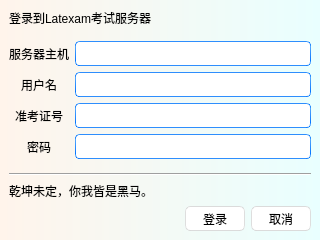
<?xml version="1.0" encoding="UTF-8"?>
<ui version="4.0">
 <class>LoginWindow</class>
 <widget class="QMainWindow" name="LoginWindow">
  <property name="geometry">
   <rect>
    <x>0</x>
    <y>0</y>
    <width>320</width>
    <height>240</height>
   </rect>
  </property>
  <property name="minimumSize">
   <size>
    <width>320</width>
    <height>240</height>
   </size>
  </property>
  <property name="windowTitle">
   <string>Latexam - 加入考试</string>
  </property>
  <property name="windowIcon">
   <iconset>
    <normalon>:/latexam/Latexam.ico</normalon>
   </iconset>
  </property>
  <property name="styleSheet">
   <string notr="true">/*
Aqua Style Sheet for QT Applications
Author: Jaime A. Quiroga P.
Company: GTRONICK
Last updated: 22/01/2019, 07:55.
Available at: https://github.com/GTRONICK/QSS/blob/master/Aqua.qss
*/
QMainWindow {
	background-color: qlineargradient(spread:pad, x1:0, y1:0, x2:1, y2:0, stop:0 rgba(255, 244, 235, 255), stop:1 rgba(233, 255, 255, 255));
}
QTextEdit {
	border-width: 1px;
	border-style: solid;
	border-color: qlineargradient(spread:pad, x1:0.5, y1:1, x2:0.5, y2:0, stop:0 rgba(0, 113, 255, 255), stop:1 rgba(91, 171, 252, 255));
}
QPlainTextEdit {
	border-width: 1px;
	border-style: solid;
	border-color: qlineargradient(spread:pad, x1:0.5, y1:1, x2:0.5, y2:0, stop:0 rgba(0, 113, 255, 255), stop:1 rgba(91, 171, 252, 255));
}
QToolButton {
	border-style: solid;
	border-top-color: qlineargradient(spread:pad, x1:0.5, y1:1, x2:0.5, y2:0, stop:0 rgb(215, 215, 215), stop:1 rgb(222, 222, 222));
	border-right-color: qlineargradient(spread:pad, x1:0, y1:0.5, x2:1, y2:0.5, stop:0 rgb(217, 217, 217), stop:1 rgb(227, 227, 227));
	border-left-color: qlineargradient(spread:pad, x1:0, y1:0.5, x2:1, y2:0.5, stop:0 rgb(227, 227, 227), stop:1 rgb(217, 217, 217));
	border-bottom-color: qlineargradient(spread:pad, x1:0.5, y1:1, x2:0.5, y2:0, stop:0 rgb(215, 215, 215), stop:1 rgb(222, 222, 222));
	border-width: 1px;
	border-radius: 5px;
	color: rgb(0,0,0);
	padding: 2px;
	background-color: rgb(255,255,255);
}
QToolButton:hover{
	border-style: solid;
	border-top-color: qlineargradient(spread:pad, x1:0.5, y1:1, x2:0.5, y2:0, stop:0 rgb(195, 195, 195), stop:1 rgb(222, 222, 222));
	border-right-color: qlineargradient(spread:pad, x1:0, y1:0.5, x2:1, y2:0.5, stop:0 rgb(197, 197, 197), stop:1 rgb(227, 227, 227));
	border-left-color: qlineargradient(spread:pad, x1:0, y1:0.5, x2:1, y2:0.5, stop:0 rgb(227, 227, 227), stop:1 rgb(197, 197, 197));
	border-bottom-color: qlineargradient(spread:pad, x1:0.5, y1:1, x2:0.5, y2:0, stop:0 rgb(195, 195, 195), stop:1 rgb(222, 222, 222));
	border-width: 1px;
	border-radius: 5px;
	color: rgb(0,0,0);
	padding: 2px;
	background-color: rgb(255,255,255);
}
QToolButton:pressed{
	border-style: solid;
	border-top-color: qlineargradient(spread:pad, x1:0.5, y1:1, x2:0.5, y2:0, stop:0 rgb(215, 215, 215), stop:1 rgb(222, 222, 222));
	border-right-color: qlineargradient(spread:pad, x1:0, y1:0.5, x2:1, y2:0.5, stop:0 rgb(217, 217, 217), stop:1 rgb(227, 227, 227));
	border-left-color: qlineargradient(spread:pad, x1:0, y1:0.5, x2:1, y2:0.5, stop:0 rgb(227, 227, 227), stop:1 rgb(217, 217, 217));
	border-bottom-color: qlineargradient(spread:pad, x1:0.5, y1:1, x2:0.5, y2:0, stop:0 rgb(215, 215, 215), stop:1 rgb(222, 222, 222));
	border-width: 1px;
	border-radius: 5px;
	color: rgb(0,0,0);
	padding: 2px;
	background-color: rgb(142,142,142);
}
QPushButton{
	border-style: solid;
	border-top-color: qlineargradient(spread:pad, x1:0.5, y1:1, x2:0.5, y2:0, stop:0 rgb(215, 215, 215), stop:1 rgb(222, 222, 222));
	border-right-color: qlineargradient(spread:pad, x1:0, y1:0.5, x2:1, y2:0.5, stop:0 rgb(217, 217, 217), stop:1 rgb(227, 227, 227));
	border-left-color: qlineargradient(spread:pad, x1:0, y1:0.5, x2:1, y2:0.5, stop:0 rgb(227, 227, 227), stop:1 rgb(217, 217, 217));
	border-bottom-color: qlineargradient(spread:pad, x1:0.5, y1:1, x2:0.5, y2:0, stop:0 rgb(215, 215, 215), stop:1 rgb(222, 222, 222));
	border-width: 1px;
	border-radius: 5px;
	color: rgb(0,0,0);
	padding: 2px;
	background-color: rgb(255,255,255);
}
QPushButton::default{
	border-style: solid;
	border-top-color: qlineargradient(spread:pad, x1:0.5, y1:1, x2:0.5, y2:0, stop:0 rgb(215, 215, 215), stop:1 rgb(222, 222, 222));
	border-right-color: qlineargradient(spread:pad, x1:0, y1:0.5, x2:1, y2:0.5, stop:0 rgb(217, 217, 217), stop:1 rgb(227, 227, 227));
	border-left-color: qlineargradient(spread:pad, x1:0, y1:0.5, x2:1, y2:0.5, stop:0 rgb(227, 227, 227), stop:1 rgb(217, 217, 217));
	border-bottom-color: qlineargradient(spread:pad, x1:0.5, y1:1, x2:0.5, y2:0, stop:0 rgb(215, 215, 215), stop:1 rgb(222, 222, 222));
	border-width: 1px;
	border-radius: 5px;
	color: rgb(0,0,0);
	padding: 2px;
	background-color: rgb(255,255,255);
}
QPushButton:hover{
	border-style: solid;
	border-top-color: qlineargradient(spread:pad, x1:0.5, y1:1, x2:0.5, y2:0, stop:0 rgb(195, 195, 195), stop:1 rgb(222, 222, 222));
	border-right-color: qlineargradient(spread:pad, x1:0, y1:0.5, x2:1, y2:0.5, stop:0 rgb(197, 197, 197), stop:1 rgb(227, 227, 227));
	border-left-color: qlineargradient(spread:pad, x1:0, y1:0.5, x2:1, y2:0.5, stop:0 rgb(227, 227, 227), stop:1 rgb(197, 197, 197));
	border-bottom-color: qlineargradient(spread:pad, x1:0.5, y1:1, x2:0.5, y2:0, stop:0 rgb(195, 195, 195), stop:1 rgb(222, 222, 222));
	border-width: 1px;
	border-radius: 5px;
	color: rgb(0,0,0);
	padding: 2px;
	background-color: rgb(255,255,255);
}
QPushButton:pressed{
	border-style: solid;
	border-top-color: qlineargradient(spread:pad, x1:0.5, y1:1, x2:0.5, y2:0, stop:0 rgb(215, 215, 215), stop:1 rgb(222, 222, 222));
	border-right-color: qlineargradient(spread:pad, x1:0, y1:0.5, x2:1, y2:0.5, stop:0 rgb(217, 217, 217), stop:1 rgb(227, 227, 227));
	border-left-color: qlineargradient(spread:pad, x1:0, y1:0.5, x2:1, y2:0.5, stop:0 rgb(227, 227, 227), stop:1 rgb(217, 217, 217));
	border-bottom-color: qlineargradient(spread:pad, x1:0.5, y1:1, x2:0.5, y2:0, stop:0 rgb(215, 215, 215), stop:1 rgb(222, 222, 222));
	border-width: 1px;
	border-radius: 5px;
	color: rgb(0,0,0);
	padding: 2px;
	background-color: rgb(142,142,142);
}
QPushButton:disabled{
	border-style: solid;
	border-top-color: qlineargradient(spread:pad, x1:0.5, y1:1, x2:0.5, y2:0, stop:0 rgb(215, 215, 215), stop:1 rgb(222, 222, 222));
	border-right-color: qlineargradient(spread:pad, x1:0, y1:0.5, x2:1, y2:0.5, stop:0 rgb(217, 217, 217), stop:1 rgb(227, 227, 227));
	border-left-color: qlineargradient(spread:pad, x1:0, y1:0.5, x2:1, y2:0.5, stop:0 rgb(227, 227, 227), stop:1 rgb(217, 217, 217));
	border-bottom-color: qlineargradient(spread:pad, x1:0.5, y1:1, x2:0.5, y2:0, stop:0 rgb(215, 215, 215), stop:1 rgb(222, 222, 222));
	border-width: 1px;
	border-radius: 5px;
	color: #808086;
	padding: 2px;
	background-color: rgb(142,142,142);
}
QLineEdit {
	border-width: 1px; border-radius: 4px;
	border-style: solid;
	border-color: qlineargradient(spread:pad, x1:0.5, y1:1, x2:0.5, y2:0, stop:0 rgba(0, 113, 255, 255), stop:1 rgba(91, 171, 252, 255));
}
QLabel {
	color: #000000;
}
QLCDNumber {
	color: rgb(0, 113, 255, 255);
}
QProgressBar {
	text-align: center;
	color: rgb(240, 240, 240);
	border-width: 1px; 
	border-radius: 10px;
	border-color: rgb(230, 230, 230);
	border-style: solid;
	background-color:rgb(207,207,207);
}
QProgressBar::chunk {
	background-color: qlineargradient(spread:pad, x1:0.5, y1:1, x2:0.5, y2:0, stop:0 rgba(49, 147, 250, 255), stop:1 rgba(34, 142, 255, 255));
	border-radius: 10px;
}
QMenuBar {
	background-color: qlineargradient(spread:pad, x1:0.5, y1:1, x2:0.5, y2:0, stop:0 rgba(207, 209, 207, 255), stop:1 rgba(230, 229, 230, 255));
}
QMenuBar::item {
	color: #000000;
  	spacing: 3px;
  	padding: 1px 4px;
	background-color: qlineargradient(spread:pad, x1:0.5, y1:1, x2:0.5, y2:0, stop:0 rgba(207, 209, 207, 255), stop:1 rgba(230, 229, 230, 255));
}

QMenuBar::item:selected {
  	background-color: qlineargradient(spread:pad, x1:0.5, y1:1, x2:0.5, y2:0, stop:0 rgba(0, 113, 255, 255), stop:1 rgba(91, 171, 252, 255));
	color: #FFFFFF;
}
QMenu::item:selected {
	border-style: solid;
	border-top-color: transparent;
	border-right-color: transparent;
	border-left-color: qlineargradient(spread:pad, x1:0.5, y1:1, x2:0.5, y2:0, stop:0 rgba(0, 113, 255, 255), stop:1 rgba(91, 171, 252, 255));
	border-bottom-color: transparent;
	border-left-width: 2px;
	color: #000000;
	padding-left:15px;
	padding-top:4px;
	padding-bottom:4px;
	padding-right:7px;
}
QMenu::item {
	border-style: solid;
	border-top-color: transparent;
	border-right-color: transparent;
	border-left-color: transparent;
	border-bottom-color: transparent;
	border-bottom-width: 1px;
	color: #000000;
	padding-left:17px;
	padding-top:4px;
	padding-bottom:4px;
	padding-right:7px;
}
QTabWidget {
	color:rgb(0,0,0);
	background-color:#000000;
}
QTabWidget::pane {
		border-color: rgb(223,223,223);
		background-color:rgb(226,226,226);
		border-style: solid;
		border-width: 2px;
    	border-radius: 6px;
}
QTabBar::tab:first {
	border-style: solid;
	border-left-width:1px;
	border-right-width:0px;
	border-top-width:1px;
	border-bottom-width:1px;
	border-top-color: rgb(209,209,209);
	border-left-color: qlineargradient(spread:pad, x1:0.5, y1:1, x2:0.5, y2:0, stop:0 rgba(209, 209, 209, 209), stop:1 rgba(229, 229, 229, 229));
	border-bottom-color: rgb(229,229,229);
	border-top-left-radius: 4px;
	border-bottom-left-radius: 4px;
	color: #000000;
	padding: 3px;
	margin-left:0px;
	background-color: qlineargradient(spread:pad, x1:0.5, y1:1, x2:0.5, y2:0, stop:0 rgba(247, 247, 247, 255), stop:1 rgba(255, 255, 255, 255));
}
QTabBar::tab:last {
	border-style: solid;
	border-width:1px;
	border-top-color: rgb(209,209,209);
	border-left-color: qlineargradient(spread:pad, x1:0.5, y1:1, x2:0.5, y2:0, stop:0 rgba(209, 209, 209, 209), stop:1 rgba(229, 229, 229, 229));
	border-right-color: qlineargradient(spread:pad, x1:0.5, y1:1, x2:0.5, y2:0, stop:0 rgba(209, 209, 209, 209), stop:1 rgba(229, 229, 229, 229));
	border-bottom-color: rgb(229,229,229);
	border-top-right-radius: 4px;
	border-bottom-right-radius: 4px;
	color: #000000;
	padding: 3px;
	margin-left:0px;
	background-color: qlineargradient(spread:pad, x1:0.5, y1:1, x2:0.5, y2:0, stop:0 rgba(247, 247, 247, 255), stop:1 rgba(255, 255, 255, 255));
}
QTabBar::tab {
	border-style: solid;
	border-top-width:1px;
	border-bottom-width:1px;
	border-left-width:1px;
	border-top-color: rgb(209,209,209);
	border-left-color: qlineargradient(spread:pad, x1:0.5, y1:1, x2:0.5, y2:0, stop:0 rgba(209, 209, 209, 209), stop:1 rgba(229, 229, 229, 229));
	border-bottom-color: rgb(229,229,229);
	color: #000000;
	padding: 3px;
	margin-left:0px;
	background-color: qlineargradient(spread:pad, x1:0.5, y1:1, x2:0.5, y2:0, stop:0 rgba(247, 247, 247, 255), stop:1 rgba(255, 255, 255, 255));
}
QTabBar::tab:selected, QTabBar::tab:last:selected, QTabBar::tab:hover {
  	border-style: solid;
  	border-left-width:1px;
	border-right-color: transparent;
	border-top-color: rgb(209,209,209);
	border-left-color: qlineargradient(spread:pad, x1:0.5, y1:1, x2:0.5, y2:0, stop:0 rgba(209, 209, 209, 209), stop:1 rgba(229, 229, 229, 229));
	border-bottom-color: rgb(229,229,229);
	color: #FFFFFF;
	padding: 3px;
	margin-left:0px;
	background-color: qlineargradient(spread:pad, x1:0.5, y1:1, x2:0.5, y2:0, stop:0 rgba(0, 113, 255, 255), stop:1 rgba(91, 171, 252, 255));
}

QTabBar::tab:selected, QTabBar::tab:first:selected, QTabBar::tab:hover {
  	border-style: solid;
  	border-left-width:1px;
  	border-bottom-width:1px;
  	border-top-width:1px;
	border-right-color: transparent;
	border-top-color: rgb(209,209,209);
	border-left-color: qlineargradient(spread:pad, x1:0.5, y1:1, x2:0.5, y2:0, stop:0 rgba(209, 209, 209, 209), stop:1 rgba(229, 229, 229, 229));
	border-bottom-color: rgb(229,229,229);
	color: #FFFFFF;
	padding: 3px;
	margin-left:0px;
	background-color: qlineargradient(spread:pad, x1:0.5, y1:1, x2:0.5, y2:0, stop:0 rgba(0, 113, 255, 255), stop:1 rgba(91, 171, 252, 255));
}

QCheckBox {
	color: #000000;
	padding: 2px;
}
QCheckBox:disabled {
	color: #808086;
	padding: 2px;
}

QCheckBox:hover {
	border-radius:4px;
	border-style:solid;
	padding-left: 1px;
	padding-right: 1px;
	padding-bottom: 1px;
	padding-top: 1px;
	border-width:1px;
	border-color: transparent;
}
QCheckBox::indicator:checked {

	height: 10px;
	width: 10px;
	border-style:solid;
	border-width: 1px;
	border-color: qlineargradient(spread:pad, x1:0.5, y1:1, x2:0.5, y2:0, stop:0 rgba(0, 113, 255, 255), stop:1 rgba(91, 171, 252, 255));
	color: #000000;
	background-color: qlineargradient(spread:pad, x1:0.5, y1:1, x2:0.5, y2:0, stop:0 rgba(0, 113, 255, 255), stop:1 rgba(91, 171, 252, 255));
}
QCheckBox::indicator:unchecked {

	height: 10px;
	width: 10px;
	border-style:solid;
	border-width: 1px;
	border-color: qlineargradient(spread:pad, x1:0.5, y1:1, x2:0.5, y2:0, stop:0 rgba(0, 113, 255, 255), stop:1 rgba(91, 171, 252, 255));
	color: #000000;
}
QRadioButton {
	color: 000000;
	padding: 1px;
}
QRadioButton::indicator:checked {
	height: 10px;
	width: 10px;
	border-style:solid;
	border-radius:5px;
	border-width: 1px;
	border-color: qlineargradient(spread:pad, x1:0.5, y1:1, x2:0.5, y2:0, stop:0 rgba(0, 113, 255, 255), stop:1 rgba(91, 171, 252, 255));
	color: #a9b7c6;
	background-color: qlineargradient(spread:pad, x1:0.5, y1:1, x2:0.5, y2:0, stop:0 rgba(0, 113, 255, 255), stop:1 rgba(91, 171, 252, 255));
}
QRadioButton::indicator:!checked {
	height: 10px;
	width: 10px;
	border-style:solid;
	border-radius:5px;
	border-width: 1px;
	border-color: qlineargradient(spread:pad, x1:0.5, y1:1, x2:0.5, y2:0, stop:0 rgba(0, 113, 255, 255), stop:1 rgba(91, 171, 252, 255));
	color: #a9b7c6;
	background-color: transparent;
}
QStatusBar {
	color:#027f7f;
}
QSpinBox {
	border-style: solid;
	border-width: 1px;
	border-color: qlineargradient(spread:pad, x1:0.5, y1:1, x2:0.5, y2:0, stop:0 rgba(0, 113, 255, 255), stop:1 rgba(91, 171, 252, 255));
}
QDoubleSpinBox {
	border-style: solid;
	border-width: 1px;
	border-color: qlineargradient(spread:pad, x1:0.5, y1:1, x2:0.5, y2:0, stop:0 rgba(0, 113, 255, 255), stop:1 rgba(91, 171, 252, 255));
}
QTimeEdit {
	border-style: solid;
	border-width: 1px;
	border-color: qlineargradient(spread:pad, x1:0.5, y1:1, x2:0.5, y2:0, stop:0 rgba(0, 113, 255, 255), stop:1 rgba(91, 171, 252, 255));
}
QDateTimeEdit {
	border-style: solid;
	border-width: 1px;
	border-color: qlineargradient(spread:pad, x1:0.5, y1:1, x2:0.5, y2:0, stop:0 rgba(0, 113, 255, 255), stop:1 rgba(91, 171, 252, 255));
}
QDateEdit {
	border-style: solid;
	border-width: 1px;
	border-color: qlineargradient(spread:pad, x1:0.5, y1:1, x2:0.5, y2:0, stop:0 rgba(0, 113, 255, 255), stop:1 rgba(91, 171, 252, 255));
}

QToolBox {
	color: #a9b7c6;
	background-color:#000000;
}
QToolBox::tab {
	color: #a9b7c6;
	background-color:#000000;
}
QToolBox::tab:selected {
	color: #FFFFFF;
	background-color:#000000;
}
QScrollArea {
	color: #FFFFFF;
	background-color:#000000;
}
QSlider::groove:horizontal {
	height: 5px;
	background-color: qlineargradient(spread:pad, x1:0.5, y1:1, x2:0.5, y2:0, stop:0 rgba(49, 147, 250, 255), stop:1 rgba(34, 142, 255, 255));
}
QSlider::groove:vertical {
	width: 5px;
	background-color: qlineargradient(spread:pad, x1:0.5, y1:1, x2:0.5, y2:0, stop:0 rgba(49, 147, 250, 255), stop:1 rgba(34, 142, 255, 255));
}
QSlider::handle:horizontal {
	background: rgb(253,253,253);
	border-style: solid;
	border-width: 1px;
	border-color: rgb(207,207,207);
	width: 12px;
	margin: -5px 0;
	border-radius: 7px;
}
QSlider::handle:vertical {
	background: rgb(253,253,253);
	border-style: solid;
	border-width: 1px;
	border-color: rgb(207,207,207);
	height: 12px;
	margin: 0 -5px;
	border-radius: 7px;
}
QSlider::add-page:horizontal {
    background: rgb(181,181,181);
}
QSlider::add-page:vertical {
    background: rgb(181,181,181);
}
QSlider::sub-page:horizontal {
    background-color: qlineargradient(spread:pad, x1:0.5, y1:1, x2:0.5, y2:0, stop:0 rgba(49, 147, 250, 255), stop:1 rgba(34, 142, 255, 255));
}
QSlider::sub-page:vertical {
    background-color: qlineargradient(spread:pad, y1:0.5, x1:1, y2:0.5, x2:0, stop:0 rgba(49, 147, 250, 255), stop:1 rgba(34, 142, 255, 255));
}
QScrollBar:horizontal {
	max-height: 20px;
	border: 1px transparent grey;
	margin: 0px 20px 0px 20px;
}
QScrollBar:vertical {
	max-width: 20px;
	border: 1px transparent grey;
	margin: 20px 0px 20px 0px;
}
QScrollBar::handle:horizontal {
	background: rgb(253,253,253);
	border-style: solid;
	border-width: 1px;
	border-color: rgb(207,207,207);
	border-radius: 7px;
	min-width: 25px;
}
QScrollBar::handle:horizontal:hover {
	background: rgb(253,253,253);
	border-style: solid;
	border-width: 1px;
	border-color: rgb(147, 200, 200);
	border-radius: 7px;
	min-width: 25px;
}
QScrollBar::handle:vertical {
	background: rgb(253,253,253);
	border-style: solid;
	border-width: 1px;
	border-color: rgb(207,207,207);
	border-radius: 7px;
	min-height: 25px;
}
QScrollBar::handle:vertical:hover {
	background: rgb(253,253,253);
	border-style: solid;
	border-width: 1px;
	border-color: rgb(147, 200, 200);
	border-radius: 7px;
	min-height: 25px;
}
QScrollBar::add-line:horizontal {
   border: 2px transparent grey;
   border-top-right-radius: 7px;
   border-bottom-right-radius: 7px;
   background: rgba(34, 142, 255, 255);
   width: 20px;
   subcontrol-position: right;
   subcontrol-origin: margin;
}
QScrollBar::add-line:horizontal:pressed {
   border: 2px transparent grey;
   border-top-right-radius: 7px;
   border-bottom-right-radius: 7px;
   background: rgb(181,181,181);
   width: 20px;
   subcontrol-position: right;
   subcontrol-origin: margin;
}
QScrollBar::add-line:vertical {
   border: 2px transparent grey;
   border-bottom-left-radius: 7px;
   border-bottom-right-radius: 7px;
   background: rgba(34, 142, 255, 255);
   height: 20px;
   subcontrol-position: bottom;
   subcontrol-origin: margin;
}
QScrollBar::add-line:vertical:pressed {
   border: 2px transparent grey;
   border-bottom-left-radius: 7px;
   border-bottom-right-radius: 7px;
   background: rgb(181,181,181);
   height: 20px;
   subcontrol-position: bottom;
   subcontrol-origin: margin;
}
QScrollBar::sub-line:horizontal {
   border: 2px transparent grey;
   border-top-left-radius: 7px;
   border-bottom-left-radius: 7px;
   background: rgba(34, 142, 255, 255);
   width: 20px;
   subcontrol-position: left;
   subcontrol-origin: margin;
}
QScrollBar::sub-line:horizontal:pressed {
   border: 2px transparent grey;
   border-top-left-radius: 7px;
   border-bottom-left-radius: 7px;
   background: rgb(181,181,181);
   width: 20px;
   subcontrol-position: left;
   subcontrol-origin: margin;
}
QScrollBar::sub-line:vertical {
   border: 2px transparent grey;
   border-top-left-radius: 7px;
   border-top-right-radius: 7px;
   background: rgba(34, 142, 255, 255);
   height: 20px;
   subcontrol-position: top;
   subcontrol-origin: margin;
}
QScrollBar::sub-line:vertical:pressed {
   border: 2px transparent grey;
   border-top-left-radius: 7px;
   border-top-right-radius: 7px;
   background: rgb(181,181,181);
   height: 20px;
   subcontrol-position: top;
   subcontrol-origin: margin;
}
QScrollBar::left-arrow:horizontal {
   border: 1px transparent grey;
   border-top-left-radius: 3px;
   border-bottom-left-radius: 3px;
   width: 6px;
   height: 6px;
   background: white;
}
QScrollBar::right-arrow:horizontal {
   border: 1px transparent grey;
   border-top-right-radius: 3px;
   border-bottom-right-radius: 3px;
   width: 6px;
   height: 6px;
   background: white;
}
QScrollBar::up-arrow:vertical {
   border: 1px transparent grey;
   border-top-left-radius: 3px;
   border-top-right-radius: 3px;
   width: 6px;
   height: 6px;
   background: white;
}
QScrollBar::down-arrow:vertical {
   border: 1px transparent grey;
   border-bottom-left-radius: 3px;
   border-bottom-right-radius: 3px;
   width: 6px;
   height: 6px;
   background: white;
}
QScrollBar::add-page:horizontal, QScrollBar::sub-page:horizontal {
   background: none;
}
QScrollBar::add-page:vertical, QScrollBar::sub-page:vertical {
   background: none;
}</string>
  </property>
  <widget class="QWidget" name="centralwidget">
   <layout class="QVBoxLayout" name="verticalLayout_2">
    <item>
     <layout class="QVBoxLayout" name="verticalLayout">
      <item>
       <widget class="QLabel" name="label_login">
        <property name="text">
         <string>登录到Latexam考试服务器</string>
        </property>
       </widget>
      </item>
      <item>
       <spacer name="verticalSpacer">
        <property name="orientation">
         <enum>Qt::Orientation::Vertical</enum>
        </property>
        <property name="sizeHint" stdset="0">
         <size>
          <width>20</width>
          <height>40</height>
         </size>
        </property>
       </spacer>
      </item>
      <item>
       <layout class="QGridLayout" name="gridLayout">
        <item row="3" column="1">
         <widget class="QLineEdit" name="input_password">
          <property name="minimumSize">
           <size>
            <width>0</width>
            <height>25</height>
           </size>
          </property>
          <property name="echoMode">
           <enum>QLineEdit::EchoMode::Password</enum>
          </property>
         </widget>
        </item>
        <item row="1" column="1">
         <widget class="QLineEdit" name="input_name">
          <property name="minimumSize">
           <size>
            <width>0</width>
            <height>25</height>
           </size>
          </property>
         </widget>
        </item>
        <item row="2" column="1">
         <widget class="QLineEdit" name="input_number">
          <property name="minimumSize">
           <size>
            <width>0</width>
            <height>25</height>
           </size>
          </property>
          <property name="echoMode">
           <enum>QLineEdit::EchoMode::Normal</enum>
          </property>
         </widget>
        </item>
        <item row="1" column="0" alignment="Qt::AlignmentFlag::AlignHCenter">
         <widget class="QLabel" name="label_name">
          <property name="text">
           <string>用户名</string>
          </property>
         </widget>
        </item>
        <item row="3" column="0" alignment="Qt::AlignmentFlag::AlignHCenter">
         <widget class="QLabel" name="label_password">
          <property name="text">
           <string>密码</string>
          </property>
         </widget>
        </item>
        <item row="2" column="0" alignment="Qt::AlignmentFlag::AlignHCenter">
         <widget class="QLabel" name="label_number">
          <property name="text">
           <string>准考证号</string>
          </property>
         </widget>
        </item>
        <item row="0" column="1">
         <widget class="QLineEdit" name="input_server">
          <property name="minimumSize">
           <size>
            <width>0</width>
            <height>25</height>
           </size>
          </property>
         </widget>
        </item>
        <item row="0" column="0">
         <widget class="QLabel" name="label_server">
          <property name="text">
           <string>服务器主机</string>
          </property>
         </widget>
        </item>
       </layout>
      </item>
      <item>
       <spacer name="verticalSpacer_2">
        <property name="orientation">
         <enum>Qt::Orientation::Vertical</enum>
        </property>
        <property name="sizeHint" stdset="0">
         <size>
          <width>20</width>
          <height>40</height>
         </size>
        </property>
       </spacer>
      </item>
      <item>
       <widget class="Line" name="line_2">
        <property name="orientation">
         <enum>Qt::Orientation::Horizontal</enum>
        </property>
       </widget>
      </item>
      <item>
       <widget class="QLabel" name="label_status">
        <property name="text">
         <string>乾坤未定，你我皆是黑马。</string>
        </property>
       </widget>
      </item>
      <item>
       <layout class="QHBoxLayout" name="DialogButtonArea">
        <item>
         <spacer name="horizontalSpacer">
          <property name="orientation">
           <enum>Qt::Orientation::Horizontal</enum>
          </property>
          <property name="sizeHint" stdset="0">
           <size>
            <width>40</width>
            <height>20</height>
           </size>
          </property>
         </spacer>
        </item>
        <item>
         <widget class="QPushButton" name="key_login">
          <property name="minimumSize">
           <size>
            <width>60</width>
            <height>25</height>
           </size>
          </property>
          <property name="text">
           <string>登录</string>
          </property>
         </widget>
        </item>
        <item>
         <widget class="QPushButton" name="key_cancel">
          <property name="minimumSize">
           <size>
            <width>60</width>
            <height>25</height>
           </size>
          </property>
          <property name="text">
           <string>取消</string>
          </property>
         </widget>
        </item>
       </layout>
      </item>
     </layout>
    </item>
   </layout>
  </widget>
 </widget>
 <tabstops>
  <tabstop>input_server</tabstop>
  <tabstop>input_name</tabstop>
  <tabstop>input_number</tabstop>
  <tabstop>key_login</tabstop>
  <tabstop>key_cancel</tabstop>
 </tabstops>
 <resources>
  <include location="Latexam.qrc"/>
 </resources>
 <connections>
  <connection>
   <sender>key_login</sender>
   <signal>clicked()</signal>
   <receiver>LoginWindow</receiver>
   <slot>onLogin()</slot>
   <hints>
    <hint type="sourcelabel">
     <x>242</x>
     <y>228</y>
    </hint>
    <hint type="destinationlabel">
     <x>179</x>
     <y>153</y>
    </hint>
   </hints>
  </connection>
  <connection>
   <sender>key_cancel</sender>
   <signal>clicked()</signal>
   <receiver>LoginWindow</receiver>
   <slot>close()</slot>
   <hints>
    <hint type="sourcelabel">
     <x>308</x>
     <y>228</y>
    </hint>
    <hint type="destinationlabel">
     <x>263</x>
     <y>153</y>
    </hint>
   </hints>
  </connection>
  <connection>
   <sender>input_server</sender>
   <signal>returnPressed()</signal>
   <receiver>input_name</receiver>
   <slot>setFocus()</slot>
   <hints>
    <hint type="sourcelabel">
     <x>308</x>
     <y>64</y>
    </hint>
    <hint type="destinationlabel">
     <x>308</x>
     <y>95</y>
    </hint>
   </hints>
  </connection>
  <connection>
   <sender>input_name</sender>
   <signal>returnPressed()</signal>
   <receiver>input_number</receiver>
   <slot>setFocus()</slot>
   <hints>
    <hint type="sourcelabel">
     <x>308</x>
     <y>95</y>
    </hint>
    <hint type="destinationlabel">
     <x>308</x>
     <y>126</y>
    </hint>
   </hints>
  </connection>
  <connection>
   <sender>input_number</sender>
   <signal>returnPressed()</signal>
   <receiver>key_login</receiver>
   <slot>click()</slot>
   <hints>
    <hint type="sourcelabel">
     <x>308</x>
     <y>126</y>
    </hint>
    <hint type="destinationlabel">
     <x>242</x>
     <y>228</y>
    </hint>
   </hints>
  </connection>
  <connection>
   <sender>key_cancel</sender>
   <signal>clicked()</signal>
   <receiver>LoginWindow</receiver>
   <slot>deleteLater()</slot>
   <hints>
    <hint type="sourcelabel">
     <x>308</x>
     <y>228</y>
    </hint>
    <hint type="destinationlabel">
     <x>252</x>
     <y>160</y>
    </hint>
   </hints>
  </connection>
  <connection>
   <sender>input_number</sender>
   <signal>returnPressed()</signal>
   <receiver>input_password</receiver>
   <slot>setFocus()</slot>
   <hints>
    <hint type="sourcelabel">
     <x>109</x>
     <y>110</y>
    </hint>
    <hint type="destinationlabel">
     <x>114</x>
     <y>141</y>
    </hint>
   </hints>
  </connection>
 </connections>
 <slots>
  <slot>onRegister()</slot>
  <slot>onLogin()</slot>
 </slots>
</ui>
